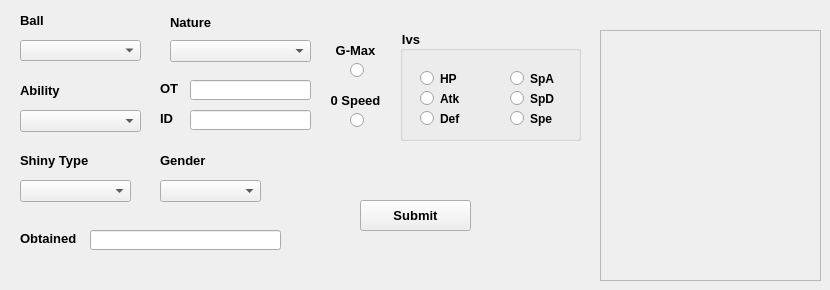
      <widget class="QWidget" name="tab">
       <property name="styleSheet">
        <string notr="true">selection-background-color: rgb(76, 76, 76);</string>
       </property>
       <attribute name="title">
        <string>Shiny For Trade</string>
       </attribute>
       <widget class="QComboBox" name="sftBallDropdown">
        <property name="geometry">
         <rect>
          <x>20</x>
          <y>40</y>
          <width>121</width>
          <height>21</height>
         </rect>
        </property>
        <property name="font">
         <font>
          <pointsize>10</pointsize>
         </font>
        </property>
        <item>
         <property name="text">
          <string/>
         </property>
        </item>
        <item>
         <property name="text">
          <string>Beast Ball</string>
         </property>
        </item>
        <item>
         <property name="text">
          <string>Cherish Ball</string>
         </property>
        </item>
        <item>
         <property name="text">
          <string>Dive Ball</string>
         </property>
        </item>
        <item>
         <property name="text">
          <string>Dream Ball</string>
         </property>
        </item>
        <item>
         <property name="text">
          <string>Dusk Ball</string>
         </property>
        </item>
        <item>
         <property name="text">
          <string>Fast Ball</string>
         </property>
        </item>
        <item>
         <property name="text">
          <string>Friend Ball</string>
         </property>
        </item>
        <item>
         <property name="text">
          <string>Great Ball</string>
         </property>
        </item>
        <item>
         <property name="text">
          <string>Heal Ball</string>
         </property>
        </item>
        <item>
         <property name="text">
          <string>Heavy Ball</string>
         </property>
        </item>
        <item>
         <property name="text">
          <string>Level Ball</string>
         </property>
        </item>
        <item>
         <property name="text">
          <string>Love Ball</string>
         </property>
        </item>
        <item>
         <property name="text">
          <string>Lure Ball</string>
         </property>
        </item>
        <item>
         <property name="text">
          <string>Luxury Ball</string>
         </property>
        </item>
        <item>
         <property name="text">
          <string>Master Ball</string>
         </property>
        </item>
        <item>
         <property name="text">
          <string>Moon Ball</string>
         </property>
        </item>
        <item>
         <property name="text">
          <string>Nest Ball</string>
         </property>
        </item>
        <item>
         <property name="text">
          <string>Net Ball</string>
         </property>
        </item>
        <item>
         <property name="text">
          <string>Park Ball</string>
         </property>
        </item>
        <item>
         <property name="text">
          <string>Poke Ball</string>
         </property>
        </item>
        <item>
         <property name="text">
          <string>Premier Ball</string>
         </property>
        </item>
        <item>
         <property name="text">
          <string>Quick Ball</string>
         </property>
        </item>
        <item>
         <property name="text">
          <string>Repeat Ball</string>
         </property>
        </item>
        <item>
         <property name="text">
          <string>Safari Ball</string>
         </property>
        </item>
        <item>
         <property name="text">
          <string>Sport Ball</string>
         </property>
        </item>
        <item>
         <property name="text">
          <string>Timer Ball</string>
         </property>
        </item>
        <item>
         <property name="text">
          <string>Ultra Ball</string>
         </property>
        </item>
       </widget>
       <widget class="QLabel" name="sftBallLabel">
        <property name="geometry">
         <rect>
          <x>20</x>
          <y>10</y>
          <width>51</width>
          <height>21</height>
         </rect>
        </property>
        <property name="font">
         <font>
          <pointsize>10</pointsize>
          <weight>75</weight>
          <bold>true</bold>
         </font>
        </property>
        <property name="text">
         <string>Ball</string>
        </property>
        <property name="alignment">
         <set>Qt::AlignLeading|Qt::AlignLeft|Qt::AlignVCenter</set>
        </property>
       </widget>
       <widget class="QComboBox" name="sftNatureDropdown">
        <property name="geometry">
         <rect>
          <x>170</x>
          <y>40</y>
          <width>141</width>
          <height>22</height>
         </rect>
        </property>
        <property name="font">
         <font>
          <pointsize>9</pointsize>
         </font>
        </property>
        <property name="maxVisibleItems">
         <number>10</number>
        </property>
        <item>
         <property name="text">
          <string/>
         </property>
        </item>
        <item>
         <property name="text">
          <string>Adamant (+Atk,-SpA)</string>
         </property>
        </item>
        <item>
         <property name="text">
          <string>Bashful (+SpA,-SpA)</string>
         </property>
        </item>
        <item>
         <property name="text">
          <string>Bold (+Def, -Atk)</string>
         </property>
        </item>
        <item>
         <property name="text">
          <string>Brave (+Atk, -Spe)</string>
         </property>
        </item>
        <item>
         <property name="text">
          <string>Calm (+SpD, -Atk)</string>
         </property>
        </item>
        <item>
         <property name="text">
          <string>Careful (+SpD, -SpA)</string>
         </property>
        </item>
        <item>
         <property name="text">
          <string>Docile (+Def, -Def)</string>
         </property>
        </item>
        <item>
         <property name="text">
          <string>Gentle (+SpD, -Def)</string>
         </property>
        </item>
        <item>
         <property name="text">
          <string>Hardy (+Atk, -Atk)</string>
         </property>
        </item>
        <item>
         <property name="text">
          <string>Hasty (+Spe, -Def)</string>
         </property>
        </item>
        <item>
         <property name="text">
          <string>Impish (+Def, -SpA)</string>
         </property>
        </item>
        <item>
         <property name="text">
          <string>Jolly (+Spe, -SpA)</string>
         </property>
        </item>
        <item>
         <property name="text">
          <string>Lax (+Def, -SpD)</string>
         </property>
        </item>
        <item>
         <property name="text">
          <string>Lonely (+Atk, -Def)</string>
         </property>
        </item>
        <item>
         <property name="text">
          <string>Mild (+SpA, -Def)</string>
         </property>
        </item>
        <item>
         <property name="text">
          <string>Modest (+SpA, -Atk)</string>
         </property>
        </item>
        <item>
         <property name="text">
          <string>Naive (+Spe, -SpD)</string>
         </property>
        </item>
        <item>
         <property name="text">
          <string>Naughty (+Atk, -SpD)</string>
         </property>
        </item>
        <item>
         <property name="text">
          <string>Quiet (+SpA, -Spe)</string>
         </property>
        </item>
        <item>
         <property name="text">
          <string>Quirky (+SpD, -SpD)</string>
         </property>
        </item>
        <item>
         <property name="text">
          <string>Rash (+SpA, -SpD)</string>
         </property>
        </item>
        <item>
         <property name="text">
          <string>Relaxed (+Def, -Spe)</string>
         </property>
        </item>
        <item>
         <property name="text">
          <string>Sassy (+SpD, -Spe)</string>
         </property>
        </item>
        <item>
         <property name="text">
          <string>Serious (+Spe, -Spe)</string>
         </property>
        </item>
        <item>
         <property name="text">
          <string>Timid (+Spe, -Atk)</string>
         </property>
        </item>
       </widget>
       <widget class="QLabel" name="sftNatureLabel">
        <property name="geometry">
         <rect>
          <x>170</x>
          <y>12</y>
          <width>71</width>
          <height>21</height>
         </rect>
        </property>
        <property name="font">
         <font>
          <pointsize>10</pointsize>
          <weight>75</weight>
          <bold>true</bold>
         </font>
        </property>
        <property name="text">
         <string>Nature</string>
        </property>
       </widget>
       <widget class="QLabel" name="sftAbilityLabel">
        <property name="geometry">
         <rect>
          <x>20</x>
          <y>80</y>
          <width>61</width>
          <height>21</height>
         </rect>
        </property>
        <property name="font">
         <font>
          <pointsize>10</pointsize>
          <weight>75</weight>
          <bold>true</bold>
         </font>
        </property>
        <property name="text">
         <string>Ability</string>
        </property>
        <property name="alignment">
         <set>Qt::AlignLeading|Qt::AlignLeft|Qt::AlignVCenter</set>
        </property>
       </widget>
       <widget class="QComboBox" name="sftAbilityDropdown">
        <property name="geometry">
         <rect>
          <x>20</x>
          <y>110</y>
          <width>121</width>
          <height>22</height>
         </rect>
        </property>
        <property name="font">
         <font>
          <pointsize>10</pointsize>
         </font>
        </property>
        <item>
         <property name="text">
          <string/>
         </property>
        </item>
        <item>
         <property name="text">
          <string>Ability 1</string>
         </property>
        </item>
        <item>
         <property name="text">
          <string>Ability 2</string>
         </property>
        </item>
        <item>
         <property name="text">
          <string>Hidden Ability</string>
         </property>
        </item>
       </widget>
       <widget class="QRadioButton" name="sftGMaxRadioButton">
        <property name="geometry">
         <rect>
          <x>350</x>
          <y>60</y>
          <width>21</width>
          <height>21</height>
         </rect>
        </property>
        <property name="font">
         <font>
          <pointsize>8</pointsize>
         </font>
        </property>
        <property name="text">
         <string/>
        </property>
        <property name="autoExclusive">
         <bool>false</bool>
        </property>
       </widget>
       <widget class="QLabel" name="sftGMaxLabel">
        <property name="geometry">
         <rect>
          <x>320</x>
          <y>40</y>
          <width>71</width>
          <height>21</height>
         </rect>
        </property>
        <property name="font">
         <font>
          <pointsize>10</pointsize>
          <weight>75</weight>
          <bold>true</bold>
         </font>
        </property>
        <property name="text">
         <string>G-Max</string>
        </property>
        <property name="alignment">
         <set>Qt::AlignCenter</set>
        </property>
       </widget>
       <widget class="QGroupBox" name="sftIvBox">
        <property name="geometry">
         <rect>
          <x>400</x>
          <y>30</y>
          <width>181</width>
          <height>111</height>
         </rect>
        </property>
        <property name="font">
         <font>
          <pointsize>10</pointsize>
          <weight>75</weight>
          <bold>true</bold>
         </font>
        </property>
        <property name="title">
         <string>Ivs</string>
        </property>
        <widget class="QRadioButton" name="sftHpRadioButton">
         <property name="geometry">
          <rect>
           <x>20</x>
           <y>40</y>
           <width>51</width>
           <height>17</height>
          </rect>
         </property>
         <property name="font">
          <font>
           <pointsize>9</pointsize>
           <weight>75</weight>
           <bold>true</bold>
          </font>
         </property>
         <property name="styleSheet">
          <string notr="true"/>
         </property>
         <property name="text">
          <string>HP</string>
         </property>
         <property name="autoExclusive">
          <bool>false</bool>
         </property>
        </widget>
        <widget class="QRadioButton" name="sftAtkRadioButton">
         <property name="geometry">
          <rect>
           <x>20</x>
           <y>60</y>
           <width>51</width>
           <height>17</height>
          </rect>
         </property>
         <property name="font">
          <font>
           <pointsize>9</pointsize>
           <weight>75</weight>
           <bold>true</bold>
          </font>
         </property>
         <property name="styleSheet">
          <string notr="true"/>
         </property>
         <property name="text">
          <string>Atk</string>
         </property>
         <property name="autoExclusive">
          <bool>false</bool>
         </property>
        </widget>
        <widget class="QRadioButton" name="sftDefRadioButton">
         <property name="geometry">
          <rect>
           <x>20</x>
           <y>80</y>
           <width>51</width>
           <height>17</height>
          </rect>
         </property>
         <property name="font">
          <font>
           <pointsize>9</pointsize>
           <weight>75</weight>
           <bold>true</bold>
          </font>
         </property>
         <property name="styleSheet">
          <string notr="true"/>
         </property>
         <property name="text">
          <string>Def</string>
         </property>
         <property name="autoExclusive">
          <bool>false</bool>
         </property>
        </widget>
        <widget class="QRadioButton" name="sftSpaRadioButton">
         <property name="geometry">
          <rect>
           <x>110</x>
           <y>40</y>
           <width>61</width>
           <height>17</height>
          </rect>
         </property>
         <property name="font">
          <font>
           <pointsize>9</pointsize>
           <weight>75</weight>
           <bold>true</bold>
          </font>
         </property>
         <property name="styleSheet">
          <string notr="true"/>
         </property>
         <property name="text">
          <string>SpA</string>
         </property>
         <property name="autoExclusive">
          <bool>false</bool>
         </property>
        </widget>
        <widget class="QRadioButton" name="sftSpdRadioButton">
         <property name="geometry">
          <rect>
           <x>110</x>
           <y>60</y>
           <width>61</width>
           <height>17</height>
          </rect>
         </property>
         <property name="font">
          <font>
           <pointsize>9</pointsize>
           <weight>75</weight>
           <bold>true</bold>
          </font>
         </property>
         <property name="styleSheet">
          <string notr="true"/>
         </property>
         <property name="text">
          <string>SpD</string>
         </property>
         <property name="autoExclusive">
          <bool>false</bool>
         </property>
        </widget>
        <widget class="QRadioButton" name="sftSpeRadioButton">
         <property name="geometry">
          <rect>
           <x>110</x>
           <y>80</y>
           <width>61</width>
           <height>17</height>
          </rect>
         </property>
         <property name="font">
          <font>
           <pointsize>9</pointsize>
           <weight>75</weight>
           <bold>true</bold>
          </font>
         </property>
         <property name="styleSheet">
          <string notr="true"/>
         </property>
         <property name="text">
          <string>Spe</string>
         </property>
         <property name="autoExclusive">
          <bool>false</bool>
         </property>
        </widget>
       </widget>
       <widget class="QLabel" name="sftZeroSpeedLabel">
        <property name="geometry">
         <rect>
          <x>320</x>
          <y>90</y>
          <width>71</width>
          <height>20</height>
         </rect>
        </property>
        <property name="font">
         <font>
          <pointsize>10</pointsize>
          <weight>75</weight>
          <bold>true</bold>
         </font>
        </property>
        <property name="text">
         <string>0 Speed</string>
        </property>
        <property name="alignment">
         <set>Qt::AlignCenter</set>
        </property>
       </widget>
       <widget class="QRadioButton" name="sftZeroSpeedRadioButton">
        <property name="geometry">
         <rect>
          <x>350</x>
          <y>110</y>
          <width>21</width>
          <height>21</height>
         </rect>
        </property>
        <property name="font">
         <font>
          <pointsize>8</pointsize>
         </font>
        </property>
        <property name="text">
         <string/>
        </property>
        <property name="autoExclusive">
         <bool>false</bool>
        </property>
       </widget>
       <widget class="QLabel" name="sftOtLabel">
        <property name="geometry">
         <rect>
          <x>160</x>
          <y>80</y>
          <width>31</width>
          <height>16</height>
         </rect>
        </property>
        <property name="font">
         <font>
          <pointsize>10</pointsize>
          <weight>75</weight>
          <bold>true</bold>
         </font>
        </property>
        <property name="text">
         <string>OT</string>
        </property>
       </widget>
       <widget class="QLineEdit" name="sftOtLineEdit">
        <property name="geometry">
         <rect>
          <x>190</x>
          <y>80</y>
          <width>121</width>
          <height>20</height>
         </rect>
        </property>
       </widget>
       <widget class="QLabel" name="sftIdLabel">
        <property name="geometry">
         <rect>
          <x>160</x>
          <y>110</y>
          <width>31</width>
          <height>16</height>
         </rect>
        </property>
        <property name="font">
         <font>
          <pointsize>10</pointsize>
          <weight>75</weight>
          <bold>true</bold>
         </font>
        </property>
        <property name="text">
         <string>ID</string>
        </property>
       </widget>
       <widget class="QLineEdit" name="sftIdLineEdit">
        <property name="geometry">
         <rect>
          <x>190</x>
          <y>110</y>
          <width>121</width>
          <height>20</height>
         </rect>
        </property>
       </widget>
       <widget class="QPushButton" name="sftSubmitPushButton">
        <property name="geometry">
         <rect>
          <x>360</x>
          <y>200</y>
          <width>111</width>
          <height>31</height>
         </rect>
        </property>
        <property name="font">
         <font>
          <pointsize>10</pointsize>
          <weight>75</weight>
          <bold>true</bold>
         </font>
        </property>
        <property name="text">
         <string>Submit</string>
        </property>
       </widget>
       <widget class="QLabel" name="sftObtainedLabel">
        <property name="geometry">
         <rect>
          <x>20</x>
          <y>230</y>
          <width>71</width>
          <height>16</height>
         </rect>
        </property>
        <property name="font">
         <font>
          <pointsize>10</pointsize>
          <weight>75</weight>
          <bold>true</bold>
         </font>
        </property>
        <property name="text">
         <string>Obtained</string>
        </property>
       </widget>
       <widget class="QLineEdit" name="sftObtainedLineEdit">
        <property name="geometry">
         <rect>
          <x>90</x>
          <y>230</y>
          <width>191</width>
          <height>20</height>
         </rect>
        </property>
       </widget>
       <widget class="QLabel" name="sftImage">
        <property name="geometry">
         <rect>
          <x>600</x>
          <y>30</y>
          <width>221</width>
          <height>251</height>
         </rect>
        </property>
        <property name="styleSheet">
         <string notr="true">border-color: rgb(255, 255, 255);</string>
        </property>
        <property name="frameShape">
         <enum>QFrame::StyledPanel</enum>
        </property>
        <property name="text">
         <string/>
        </property>
       </widget>
       <widget class="QComboBox" name="sftGenderComboBox">
        <property name="geometry">
         <rect>
          <x>160</x>
          <y>180</y>
          <width>101</width>
          <height>22</height>
         </rect>
        </property>
        <property name="font">
         <font>
          <pointsize>10</pointsize>
         </font>
        </property>
        <item>
         <property name="text">
          <string/>
         </property>
        </item>
        <item>
         <property name="text">
          <string>Male</string>
         </property>
        </item>
        <item>
         <property name="text">
          <string>Female</string>
         </property>
        </item>
        <item>
         <property name="text">
          <string>Genderless</string>
         </property>
        </item>
       </widget>
       <widget class="QLabel" name="sftGenderLabel">
        <property name="geometry">
         <rect>
          <x>160</x>
          <y>150</y>
          <width>61</width>
          <height>20</height>
         </rect>
        </property>
        <property name="font">
         <font>
          <pointsize>10</pointsize>
          <weight>75</weight>
          <bold>true</bold>
         </font>
        </property>
        <property name="text">
         <string>Gender</string>
        </property>
       </widget>
       <widget class="QComboBox" name="sftSTypeComboBox">
        <property name="geometry">
         <rect>
          <x>20</x>
          <y>180</y>
          <width>111</width>
          <height>22</height>
         </rect>
        </property>
        <property name="font">
         <font>
          <pointsize>10</pointsize>
         </font>
        </property>
        <item>
         <property name="text">
          <string/>
         </property>
        </item>
        <item>
         <property name="text">
          <string>Star</string>
         </property>
        </item>
        <item>
         <property name="text">
          <string>Square</string>
         </property>
        </item>
       </widget>
       <widget class="QLabel" name="sftSTypeLabel">
        <property name="geometry">
         <rect>
          <x>20</x>
          <y>150</y>
          <width>71</width>
          <height>20</height>
         </rect>
        </property>
        <property name="font">
         <font>
          <pointsize>10</pointsize>
          <weight>75</weight>
          <bold>true</bold>
         </font>
        </property>
        <property name="text">
         <string>Shiny Type</string>
        </property>
       </widget>
      </widget>
